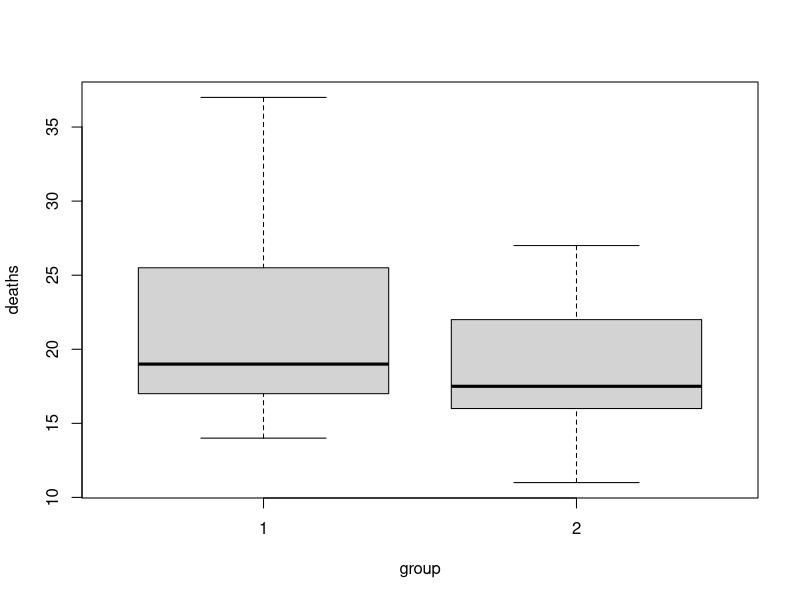
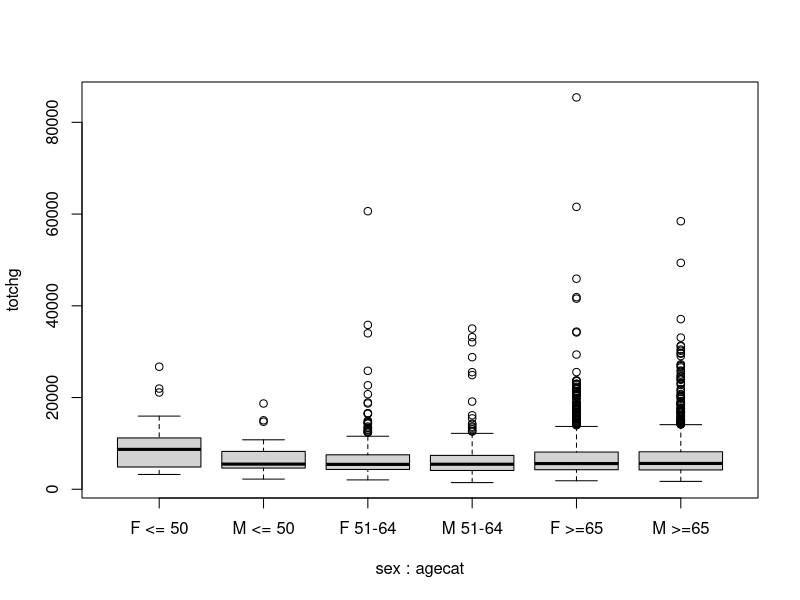
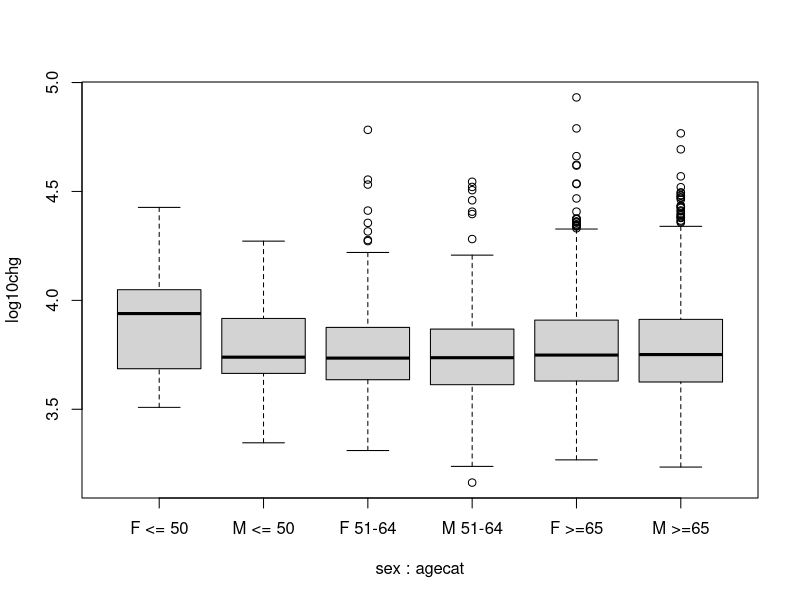

Here is the R script that generated these plots, in order:
setwd("~/GitHub/CareyDataScience/biostats/week1")

library(tidyverse) 


# ---- Problem 1 ---- 
ps1 = read_csv("baltps11.csv")

# Create new variables for stem and leaf plots 
ps1.1 = filter(ps1, group==1)
ps1.2 = filter(ps1, group==2)

# Stem and Leaf Plots 
stem(ps1.1$deaths)
stem(ps1.2$deaths) 

stem(ps1.1$deaths, scale=1)
stem(ps1.1$deaths, scale=3)

stem(ps1.2$deaths, scale=1) 
stem(ps1.2$deaths, scale=3) 

# Boxplot for stem and leaf data
boxplot(deaths ~ group, data=ps1) 


# ---- Probelem 2 ----- 
ce621 <- read_csv("ce621.csv") 

ce621.male = filter(ce621, sex=="Male")
ce621.female = filter(ce621, sex=="Female")
stem(ce621.male$totchg)
stem(ce621.female$totchg) 

# Sumarize the data 
summary(ce621.male$totchg)
sd(ce621.male$totchg)
mean(ce621.male$totchg)
x = c(0,.1,.23,.9,1)
quantile(ce621.male$totchg,probs = x)


# Sumarize the data 
summary(ce621.female$totchg)
sd(ce621.female$totchg)
quantile(ce621.female$totchg, c(0,.1,.25,.5,.75,.9,1))


# Box plot for 
ce621e <- read_csv("ce621entire.csv")
ce621e95 = filter(ce621e, year==1995)
ce621e95$agecat = cut(ce621e95$age, c(0, 50, 64, 100),
                      right=TRUE, labels=c("<=50","51-64",">=65"))
tmp  = ce621e95[ce621e95$totchg < 20000,]
boxplot(totchg ~ sex + agecat, data=ce621e95, names=c("F <= 50","M <= 50","F 51-64", "M 51-64", "F >=65", "M >=65")) 

ce621e95$log10chg = log10(ce621e95$totchg)
boxplot(log10chg ~ sex + agecat, data=ce621e95,
        names=c("F <= 50", "M <= 50","F 51-64", "M 51-64","F >=65", "M >=65"))












